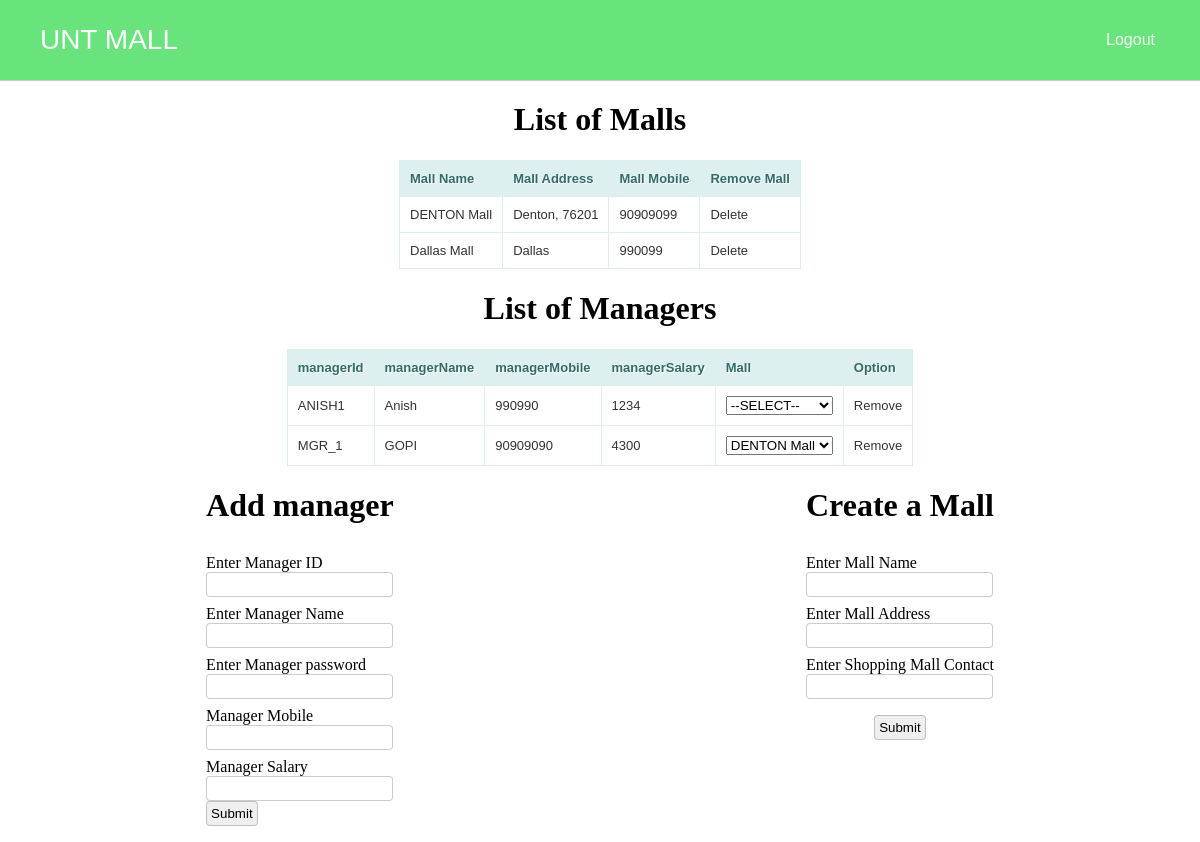
The app's page /shoppingmall/index.php/proprietor/manage with its own data.
### tables this page shows
CREATE TABLE `mallmanager` (
  `mallManagerId` int(11) NOT NULL,
  `mallId` int(11) NOT NULL,
  `mallManager` varchar(6) NOT NULL
);

CREATE TABLE `shoppingmalldetails` (
  `shoppingMallId` int(11) NOT NULL,
  `shoppingMallName` varchar(50) NOT NULL,
  `shoppingMallAddress` varchar(100) NOT NULL,
  `shoppingMallMobile` varchar(12) NOT NULL
);

CREATE TABLE `managerdetails` (
  `managerId` varchar(6) NOT NULL,
  `managerName` varchar(50) NOT NULL,
  `managerMobile` varchar(12) NOT NULL,
  `managerPassword` varchar(20) NOT NULL,
  `managerSalary` int(11) NOT NULL
);

### shoppingmall/application/controllers/Proprietor.php (called while the page is built, shortened)
<?php
class Proprietor extends CI_Controller {
	public function manage(){
		$this->load->model('ProprietorModel');
		$data['malls'] = $this->ProprietorModel->getMallDetails();
		$data['managers'] = $this->ProprietorModel->getManagerDetails();
		$this->load->view('Proprietor/index.php',$data);
	}
}

### shoppingmall/index.php (called while the page is built, shortened)
<?php
require_once BASEPATH.'core/CodeIgniter.php';

### shoppingmall/application/models/ProprietorModel.php (called while the page is built, shortened)
<?php
class ProprietorModel extends CI_Model {
    public function getMallDetails(){
        $query = $this->db->query("SELECT * FROM shoppingmalldetails smd LEFT JOIN mallmanager m on m.mallId = smd.shoppingMallId ");
        return $query->result();
    }
    public function getManagerDetails(){
        $query = $this->db->query("SELECT * FROM managerdetails LEFT JOIN mallmanager mm  on mm.mallManager = managerdetails.managerId ");
        return $query->result();
    }
}

### shoppingmall/application/views/Proprietor/index.php (the view, shortened to what this page needs)
<html>
    <head>
    </head>
    <body>
        <?php $this->load->view('header.php') ?>
        <div class="view_malls">
            <h1>List of Malls</h1>
            <table>
                <thead>
                    <tr>
                        <th>Mall Name</th>
                        <th>Mall Address</th>
                        <th>Mall Mobile</th>
                        <th>Remove Mall</th>
                    </tr>
                </thead>
                <tbody>
                <?php for($i=0;$i<count($malls);$i++){ ?>
                <tr>
                    <td>
                        <?php echo $malls[$i]->shoppingMallName; ?>
                    </td>
                    <td>
                        <?php echo $malls[$i]->shoppingMallAddress; ?>
                    </td>
                    <td>
                        <?php echo $malls[$i]->shoppingMallMobile; ?>
                    </td>
                    <td>
                        Delete
                    </td>
                </tr>
                <?php } ?>
                </tbody>
            </table>
        </div>
        <h1>List of Managers</h1>
        <div class="manager_details">
            <table>
                <thead>
                    <th>managerId</th>
                    <th>managerName</th>
                    <th>managerMobile</th>
                    <th>managerSalary</th>
                    <th>Mall</th>
                    <th>Option</th>
                </thead>
                <?php
                for($i=0;$i<count($managers);$i++){ ?>
                <tr>
                    <td><?php echo $managers[$i]->managerId ?></td>
                    <td><?php echo $managers[$i]->managerName ?></td>
                    <td><?php echo $managers[$i]->managerMobile ?></td>
                    <td><?php echo $managers[$i]->managerSalary ?></td>
                    <td>
                        <select name="" id="">
                            <option value="" default>--SELECT--</option>
                        <?php for($j=0;$j<count($malls);$j++){
                            if($malls[$j]->shoppingMallId == $managers[$i]->mallId){ ?>
                                <option value="" selected>
                                    <?php echo $malls[$j]->shoppingMallName ?>
                                </option>
                        <?php }else{ ?>
                                <option value="">
                                    <?php echo $malls[$j]->shoppingMallName ?>
                                </option>
                        <?php   }
                         } ?>
                        </select>
                    </td>
                    <td>Remove</td>
                </tr>
                <?php } ?>
            </table>
        </div>
        <div class="forms_">
            <div class="add_manager">
                <h1>Add manager</h1>
                <form action="addManager" method="POST">
                    <div>
                        <label for="">Enter Manager ID</label>
                        <input type="text" name="managerId">
                        <label for="">Enter Manager Name</label>
                        <input type="text" name="managerName">
                        <label for="">Enter Manager password</label>
                        <input type="text" name="managerPassword">
                        <label for="">Manager Mobile</label>
                        <input type="text" name="managerMobile">
                        <label for="">Manager Salary</label>
                        <input type="number" name="managerSalary">
                    </div>
                    <input type="submit">
                </form>
            </div>
            <div class="create_class">
                <h1>Create a Mall</h1>
                <form action="addShoppingMallDetails" method="POST">
                    <div>
                        <label for="">Enter Mall Name</label>
                        <input type="text" name="shoppingMallName">
                        <label for="">Enter Mall Address</label>
                        <input type="text" name="shoppingMallAddress">
                        <label for="">Enter Shopping Mall Contact</label>
                        <input type="text" name="shoppingMallMobile">
                    </div>
                    <div class="submit_div">
                        <input type="submit">
                    </div>
                </form>
            </div>
        </div>
    </body>
</html>

### shoppingmall/application/views/header.php (shortened to what this page needs)
<!DOCTYPE html>
<html>
<head>
</head>
<body>
<header class="header-fixed">
	<div class="header-limiter">
		<h1><a href="<?php base_url('') ?>">UNT MALL</a></h1>
		<nav>
			<a href="logout"><?php echo "Logout"; ?></a>
		</nav>
	</div>
</header>
</body>
</html>

### shoppingmall/application/views/Proprietor/index.php (style rules this page uses)
label { display: block; }
h1 { text-align: center; }
input { padding: 0.25rem; border-radius: 0.25rem; border: 1px solid rgba(0,0,0,0.2); }
table { border: solid 1px #DDEEEE; border-collapse: collapse; border-spacing: 0; font: normal 13px Arial, sans-serif; margin: auto; }
table thead th { background-color: #DDEFEF; border: solid 1px #DDEEEE; color: #336B6B; padding: 10px; text-align: left; text-shadow: 1px 1px 1px #fff; }
table tbody td { border: solid 1px #DDEEEE; color: #333; padding: 10px; text-shadow: 1px 1px 1px #fff; }
.forms_ { display: flex; justify-content: space-around; }
.submit_div { display: flex; justify-content: center; padding: 1rem; }
label { padding-top: 0.5rem; }

### shoppingmall/application/views/header.php (style rules this page uses)
body { margin: 0; }
.header-fixed { background-color:#69e47c; box-shadow:0 1px 1px #ccc; padding: 20px 40px; height: 80px; color: #ffffff; box-sizing: border-box; top:-100px; transition:top 0.3s; }
.header-fixed .header-limiter { max-width: 1200px; text-align: center; margin: 0 auto; }
.header-fixed .header-limiter h1 { float: left; font: normal 28px Cookie, Arial, Helvetica, sans-serif; line-height: 40px; margin: 0; }
.header-fixed .header-limiter a { color: #ffffff; text-decoration: none; }
.header-fixed .header-limiter nav { font:16px Arial, Helvetica, sans-serif; line-height: 40px; float: right; }
.header-fixed .header-limiter nav a { display: inline-block; padding: 0 5px; text-decoration:none; color: #ffffff; opacity: 0.9; }

### records on screen
mallmanager: mallId.shoppingMallName "DENTON Mall", mallId.shoppingMallAddress "Denton, 76201", mallId.shoppingMallMobile "90909099", mallManager.managerId "MGR_1", mallManager.managerName "GOPI", mallManager.managerMobile "90909090", mallManager.managerSalary "4300"
shoppingmalldetails: shoppingMallName "Dallas Mall", shoppingMallAddress "Dallas", shoppingMallMobile "990099"
managerdetails: managerId "ANISH1", managerName "Anish", managerMobile "990990", managerSalary "1234"
